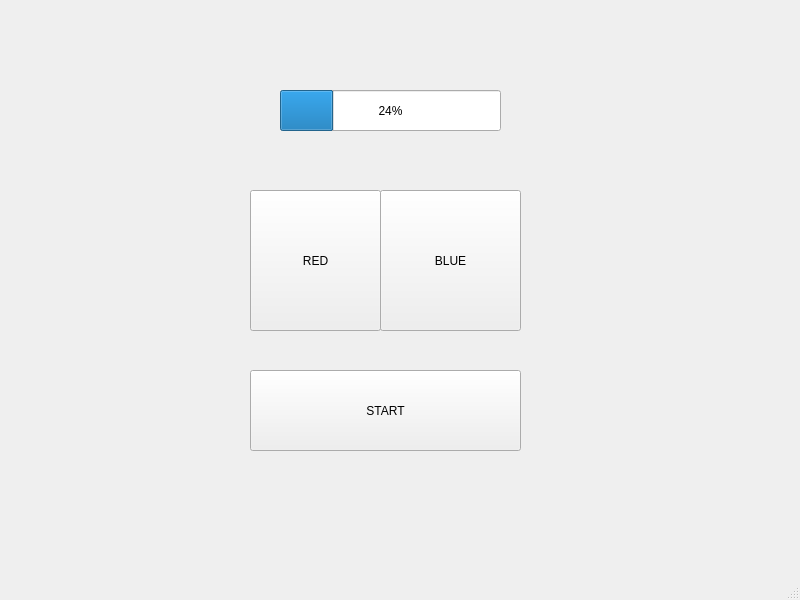
<?xml version="1.0" encoding="UTF-8"?>
<ui version="4.0">
 <class>MainWindow</class>
 <widget class="QMainWindow" name="MainWindow">
  <property name="geometry">
   <rect>
    <x>0</x>
    <y>0</y>
    <width>800</width>
    <height>600</height>
   </rect>
  </property>
  <property name="windowTitle">
   <string>MainWindow</string>
  </property>
  <widget class="QWidget" name="centralwidget">
   <widget class="QPushButton" name="Start">
    <property name="geometry">
     <rect>
      <x>250</x>
      <y>370</y>
      <width>271</width>
      <height>81</height>
     </rect>
    </property>
    <property name="text">
     <string>START</string>
    </property>
   </widget>
   <widget class="QPushButton" name="RedButton">
    <property name="geometry">
     <rect>
      <x>250</x>
      <y>190</y>
      <width>131</width>
      <height>141</height>
     </rect>
    </property>
    <property name="text">
     <string>RED</string>
    </property>
   </widget>
   <widget class="QPushButton" name="BlueButton">
    <property name="geometry">
     <rect>
      <x>380</x>
      <y>190</y>
      <width>141</width>
      <height>141</height>
     </rect>
    </property>
    <property name="text">
     <string>BLUE</string>
    </property>
   </widget>
   <widget class="QProgressBar" name="progressBar">
    <property name="geometry">
     <rect>
      <x>280</x>
      <y>90</y>
      <width>221</width>
      <height>41</height>
     </rect>
    </property>
    <property name="value">
     <number>24</number>
    </property>
   </widget>
   <widget class="QLabel" name="turnLabel">
    <property name="geometry">
     <rect>
      <x>60</x>
      <y>210</y>
      <width>161</width>
      <height>31</height>
     </rect>
    </property>
    <property name="text">
     <string/>
    </property>
   </widget>
   <widget class="QLabel" name="label">
    <property name="geometry">
     <rect>
      <x>630</x>
      <y>20</y>
      <width>101</width>
      <height>41</height>
     </rect>
    </property>
    <property name="text">
     <string/>
    </property>
   </widget>
  </widget>
  <widget class="QMenuBar" name="menubar">
   <property name="geometry">
    <rect>
     <x>0</x>
     <y>0</y>
     <width>800</width>
     <height>22</height>
    </rect>
   </property>
  </widget>
  <widget class="QStatusBar" name="statusbar"/>
 </widget>
 <resources/>
 <connections/>
</ui>
